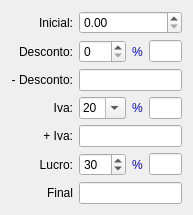
<ui version="4.0" >
 <class>IvaPanel</class>
 <widget class="QWidget" name="IvaPanel" >
  <property name="geometry" >
   <rect>
    <x>0</x>
    <y>0</y>
    <width>193</width>
    <height>200</height>
   </rect>
  </property>
  <property name="windowTitle" >
   <string>Form</string>
  </property>
  <layout class="QGridLayout" name="gridLayout" >
   <item row="0" column="0" >
    <widget class="QLabel" name="label" >
     <property name="text" >
      <string>Inicial:</string>
     </property>
     <property name="alignment" >
      <set>Qt::AlignRight|Qt::AlignTrailing|Qt::AlignVCenter</set>
     </property>
     <property name="buddy" >
      <cstring>iva_Inicial</cstring>
     </property>
    </widget>
   </item>
   <item row="0" column="1" colspan="3" >
    <widget class="QDoubleSpinBox" name="iva_Inicial" >
     <property name="locale" >
      <locale country="UnitedStates" language="English" />
     </property>
     <property name="accelerated" >
      <bool>true</bool>
     </property>
     <property name="correctionMode" >
      <enum>QAbstractSpinBox::CorrectToNearestValue</enum>
     </property>
     <property name="prefix" >
      <string/>
     </property>
     <property name="suffix" >
      <string/>
     </property>
     <property name="maximum" >
      <double>99999.990000000005239</double>
     </property>
    </widget>
   </item>
   <item row="1" column="0" >
    <widget class="QLabel" name="label_2" >
     <property name="text" >
      <string>Desconto:</string>
     </property>
     <property name="alignment" >
      <set>Qt::AlignRight|Qt::AlignTrailing|Qt::AlignVCenter</set>
     </property>
     <property name="buddy" >
      <cstring>iva_DescP</cstring>
     </property>
    </widget>
   </item>
   <item row="1" column="1" >
    <widget class="QSpinBox" name="iva_DescP" />
   </item>
   <item row="1" column="2" >
    <widget class="QLabel" name="label_8" >
     <property name="palette" >
      <palette>
       <active>
        <colorrole role="WindowText" >
         <brush brushstyle="SolidPattern" >
          <color alpha="255" >
           <red>0</red>
           <green>0</green>
           <blue>255</blue>
          </color>
         </brush>
        </colorrole>
        <colorrole role="Text" >
         <brush brushstyle="SolidPattern" >
          <color alpha="255" >
           <red>0</red>
           <green>0</green>
           <blue>255</blue>
          </color>
         </brush>
        </colorrole>
       </active>
       <inactive>
        <colorrole role="WindowText" >
         <brush brushstyle="SolidPattern" >
          <color alpha="255" >
           <red>0</red>
           <green>0</green>
           <blue>255</blue>
          </color>
         </brush>
        </colorrole>
        <colorrole role="Text" >
         <brush brushstyle="SolidPattern" >
          <color alpha="255" >
           <red>0</red>
           <green>0</green>
           <blue>255</blue>
          </color>
         </brush>
        </colorrole>
       </inactive>
       <disabled>
        <colorrole role="WindowText" >
         <brush brushstyle="SolidPattern" >
          <color alpha="255" >
           <red>118</red>
           <green>116</green>
           <blue>108</blue>
          </color>
         </brush>
        </colorrole>
        <colorrole role="Text" >
         <brush brushstyle="SolidPattern" >
          <color alpha="255" >
           <red>118</red>
           <green>116</green>
           <blue>108</blue>
          </color>
         </brush>
        </colorrole>
       </disabled>
      </palette>
     </property>
     <property name="text" >
      <string>%</string>
     </property>
     <property name="alignment" >
      <set>Qt::AlignCenter</set>
     </property>
     <property name="buddy" >
      <cstring>iva_Desc</cstring>
     </property>
    </widget>
   </item>
   <item row="1" column="3" >
    <widget class="QLineEdit" name="iva_Desc" >
     <property name="readOnly" >
      <bool>true</bool>
     </property>
    </widget>
   </item>
   <item row="2" column="0" >
    <widget class="QLabel" name="label_3" >
     <property name="text" >
      <string>- Desconto:</string>
     </property>
     <property name="alignment" >
      <set>Qt::AlignRight|Qt::AlignTrailing|Qt::AlignVCenter</set>
     </property>
     <property name="buddy" >
      <cstring>iva_DescT</cstring>
     </property>
    </widget>
   </item>
   <item row="2" column="1" colspan="3" >
    <widget class="QLineEdit" name="iva_DescT" >
     <property name="readOnly" >
      <bool>true</bool>
     </property>
    </widget>
   </item>
   <item row="3" column="0" >
    <widget class="QLabel" name="label_4" >
     <property name="text" >
      <string>Iva:</string>
     </property>
     <property name="alignment" >
      <set>Qt::AlignRight|Qt::AlignTrailing|Qt::AlignVCenter</set>
     </property>
     <property name="buddy" >
      <cstring>iva_IvaP</cstring>
     </property>
    </widget>
   </item>
   <item row="3" column="1" >
    <widget class="QComboBox" name="iva_IvaP" >
     <property name="editable" >
      <bool>true</bool>
     </property>
     <property name="currentIndex" >
      <number>3</number>
     </property>
     <item>
      <property name="text" >
       <string>0</string>
      </property>
     </item>
     <item>
      <property name="text" >
       <string>5</string>
      </property>
     </item>
     <item>
      <property name="text" >
       <string>12</string>
      </property>
     </item>
     <item>
      <property name="text" >
       <string>20</string>
      </property>
     </item>
    </widget>
   </item>
   <item row="3" column="2" >
    <widget class="QLabel" name="label_9" >
     <property name="palette" >
      <palette>
       <active>
        <colorrole role="WindowText" >
         <brush brushstyle="SolidPattern" >
          <color alpha="255" >
           <red>0</red>
           <green>0</green>
           <blue>255</blue>
          </color>
         </brush>
        </colorrole>
        <colorrole role="Text" >
         <brush brushstyle="SolidPattern" >
          <color alpha="255" >
           <red>0</red>
           <green>0</green>
           <blue>255</blue>
          </color>
         </brush>
        </colorrole>
       </active>
       <inactive>
        <colorrole role="WindowText" >
         <brush brushstyle="SolidPattern" >
          <color alpha="255" >
           <red>0</red>
           <green>0</green>
           <blue>255</blue>
          </color>
         </brush>
        </colorrole>
        <colorrole role="Text" >
         <brush brushstyle="SolidPattern" >
          <color alpha="255" >
           <red>0</red>
           <green>0</green>
           <blue>255</blue>
          </color>
         </brush>
        </colorrole>
       </inactive>
       <disabled>
        <colorrole role="WindowText" >
         <brush brushstyle="SolidPattern" >
          <color alpha="255" >
           <red>118</red>
           <green>116</green>
           <blue>108</blue>
          </color>
         </brush>
        </colorrole>
        <colorrole role="Text" >
         <brush brushstyle="SolidPattern" >
          <color alpha="255" >
           <red>118</red>
           <green>116</green>
           <blue>108</blue>
          </color>
         </brush>
        </colorrole>
       </disabled>
      </palette>
     </property>
     <property name="text" >
      <string>%</string>
     </property>
     <property name="alignment" >
      <set>Qt::AlignCenter</set>
     </property>
     <property name="buddy" >
      <cstring>iva_Iva</cstring>
     </property>
    </widget>
   </item>
   <item row="3" column="3" >
    <widget class="QLineEdit" name="iva_Iva" >
     <property name="readOnly" >
      <bool>true</bool>
     </property>
    </widget>
   </item>
   <item row="4" column="0" >
    <widget class="QLabel" name="label_5" >
     <property name="text" >
      <string>+ Iva:</string>
     </property>
     <property name="alignment" >
      <set>Qt::AlignRight|Qt::AlignTrailing|Qt::AlignVCenter</set>
     </property>
     <property name="buddy" >
      <cstring>iva_IvaT</cstring>
     </property>
    </widget>
   </item>
   <item row="4" column="1" colspan="3" >
    <widget class="QLineEdit" name="iva_IvaT" >
     <property name="readOnly" >
      <bool>true</bool>
     </property>
    </widget>
   </item>
   <item row="5" column="0" >
    <widget class="QLabel" name="label_6" >
     <property name="text" >
      <string>Lucro:</string>
     </property>
     <property name="alignment" >
      <set>Qt::AlignRight|Qt::AlignTrailing|Qt::AlignVCenter</set>
     </property>
     <property name="buddy" >
      <cstring>iva_LucroP</cstring>
     </property>
    </widget>
   </item>
   <item row="5" column="1" >
    <widget class="QSpinBox" name="iva_LucroP" >
     <property name="maximum" >
      <number>100</number>
     </property>
     <property name="singleStep" >
      <number>5</number>
     </property>
     <property name="value" >
      <number>30</number>
     </property>
    </widget>
   </item>
   <item row="5" column="2" >
    <widget class="QLabel" name="label_10" >
     <property name="palette" >
      <palette>
       <active>
        <colorrole role="WindowText" >
         <brush brushstyle="SolidPattern" >
          <color alpha="255" >
           <red>0</red>
           <green>0</green>
           <blue>255</blue>
          </color>
         </brush>
        </colorrole>
        <colorrole role="Text" >
         <brush brushstyle="SolidPattern" >
          <color alpha="255" >
           <red>0</red>
           <green>0</green>
           <blue>255</blue>
          </color>
         </brush>
        </colorrole>
       </active>
       <inactive>
        <colorrole role="WindowText" >
         <brush brushstyle="SolidPattern" >
          <color alpha="255" >
           <red>0</red>
           <green>0</green>
           <blue>255</blue>
          </color>
         </brush>
        </colorrole>
        <colorrole role="Text" >
         <brush brushstyle="SolidPattern" >
          <color alpha="255" >
           <red>0</red>
           <green>0</green>
           <blue>255</blue>
          </color>
         </brush>
        </colorrole>
       </inactive>
       <disabled>
        <colorrole role="WindowText" >
         <brush brushstyle="SolidPattern" >
          <color alpha="255" >
           <red>118</red>
           <green>116</green>
           <blue>108</blue>
          </color>
         </brush>
        </colorrole>
        <colorrole role="Text" >
         <brush brushstyle="SolidPattern" >
          <color alpha="255" >
           <red>118</red>
           <green>116</green>
           <blue>108</blue>
          </color>
         </brush>
        </colorrole>
       </disabled>
      </palette>
     </property>
     <property name="text" >
      <string>%</string>
     </property>
     <property name="alignment" >
      <set>Qt::AlignCenter</set>
     </property>
     <property name="buddy" >
      <cstring>iva_Lucro</cstring>
     </property>
    </widget>
   </item>
   <item row="5" column="3" >
    <widget class="QLineEdit" name="iva_Lucro" >
     <property name="readOnly" >
      <bool>true</bool>
     </property>
    </widget>
   </item>
   <item row="6" column="0" >
    <widget class="QLabel" name="label_7" >
     <property name="text" >
      <string>Final</string>
     </property>
     <property name="alignment" >
      <set>Qt::AlignRight|Qt::AlignTrailing|Qt::AlignVCenter</set>
     </property>
     <property name="buddy" >
      <cstring>iva_Final</cstring>
     </property>
    </widget>
   </item>
   <item row="6" column="1" colspan="3" >
    <widget class="QLineEdit" name="iva_Final" >
     <property name="readOnly" >
      <bool>true</bool>
     </property>
    </widget>
   </item>
   <item row="7" column="0" >
    <spacer name="verticalSpacer" >
     <property name="orientation" >
      <enum>Qt::Vertical</enum>
     </property>
     <property name="sizeHint" stdset="0" >
      <size>
       <width>20</width>
       <height>40</height>
      </size>
     </property>
    </spacer>
   </item>
  </layout>
 </widget>
 <resources/>
 <connections>
  <connection>
   <sender>iva_Inicial</sender>
   <signal>valueChanged(double)</signal>
   <receiver>IvaPanel</receiver>
   <slot>doCalc()</slot>
   <hints>
    <hint type="sourcelabel" >
     <x>104</x>
     <y>15</y>
    </hint>
    <hint type="destinationlabel" >
     <x>8</x>
     <y>15</y>
    </hint>
   </hints>
  </connection>
  <connection>
   <sender>iva_DescP</sender>
   <signal>valueChanged(int)</signal>
   <receiver>IvaPanel</receiver>
   <slot>doCalc()</slot>
   <hints>
    <hint type="sourcelabel" >
     <x>88</x>
     <y>42</y>
    </hint>
    <hint type="destinationlabel" >
     <x>5</x>
     <y>45</y>
    </hint>
   </hints>
  </connection>
  <connection>
   <sender>iva_IvaP</sender>
   <signal>currentIndexChanged(int)</signal>
   <receiver>IvaPanel</receiver>
   <slot>doCalc()</slot>
   <hints>
    <hint type="sourcelabel" >
     <x>86</x>
     <y>97</y>
    </hint>
    <hint type="destinationlabel" >
     <x>6</x>
     <y>94</y>
    </hint>
   </hints>
  </connection>
  <connection>
   <sender>iva_LucroP</sender>
   <signal>valueChanged(int)</signal>
   <receiver>IvaPanel</receiver>
   <slot>doCalc()</slot>
   <hints>
    <hint type="sourcelabel" >
     <x>86</x>
     <y>149</y>
    </hint>
    <hint type="destinationlabel" >
     <x>6</x>
     <y>146</y>
    </hint>
   </hints>
  </connection>
 </connections>
 <slots>
  <slot>doCalc()</slot>
 </slots>
</ui>
